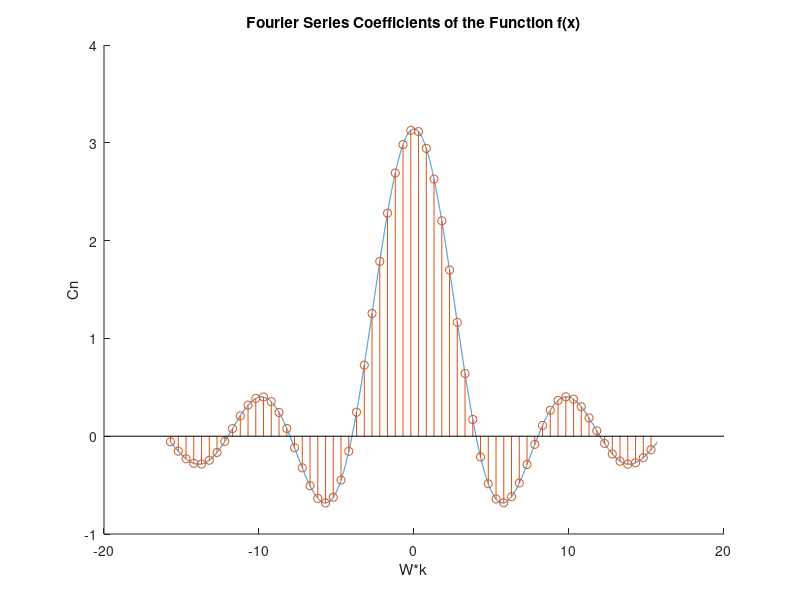

MATLAB code to generate this figure:
%The purpose of the following script of code is to simulate the 
%Fourier Transform of the function f(x) in slide 19. 
%After some derivation, the equation for Cn was found to be Cn=(Tp/T)sinc((n*Tp)/T).
%The Fourier Transform is the multiplicxation of Cn times the period T. 

T = 4*pi;               %Define the period T of the function
Tp= pi;                 %Define the width of the "box" in the function to be pi
W0 = (2*pi)/T;          %Define the frequency W0 of the function
k = -5*pi:W0:5*pi;      %Define the vector from -5pi to 5pi
h = -5*pi:0.001:5*pi;   %Define a vector with the range of k but with many other points so that the plot 
                        %is continuous.

FT = (Tp)*sinc((h*Tp)/T);   %Calculate the Fourier Transform of the function with thousands of points
Cn = (Tp)*sinc((k*Tp)/T);   %Calculate the Fourier Series Coefficients with a lower number of points that depend on Wo

%Plots both lines in the graph. 
figure(1)
hold on;
plot(h, FT);
stem(k, Cn);
title('Fourier Series Coefficients of the Function f(x)');
xlabel('W*k');
ylabel('Cn');
hold off; 
